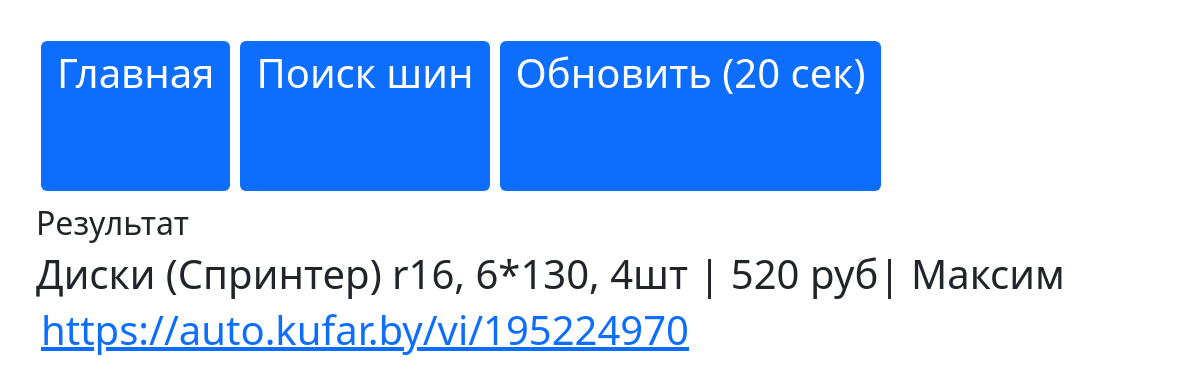
The page /cards/action/105182 on the database its author committed.
### cards/models.py (models this page shows, shortened)
class Shine(models.Model):
    company = models.CharField(max_length=30, blank=True)
    href = models.TextField(max_length=60, blank=True)
    number = models.CharField(max_length=20, null=True)
    shirina = models.CharField(max_length=10, blank=True)
    visota = models.CharField(max_length=10, blank=True)
    diametr = models.CharField(max_length=10, blank=True)
    diametr_d = models.CharField(max_length=10, blank=True)
    price = models.CharField(max_length=10, blank=True)
    short_note = models.CharField(max_length=50, blank=True, null=True)

### cards/views.py (the view)
# urls.py: path('action/<int:pk>', del_card, name="action"),
def del_card(request, pk):
    a = Shine.objects.get(pk=pk)
    if request.method == "GET":
        return render(request, 'cards/action.html', {"a": a})

### cards/templates/cards/action.html (shortened to what this page needs)
{% extends 'cards/base.html' %}
{% block content %}
<h2>Результат</h2>
{% if a %}
    <h1>{{ a.short_note }} | {{ a.price }} руб| {{ a.company }}</h1>
    <h1><a href="{{ a.href }}">{{ a.href }}</a> </h1>
{% endif %}
{% endblock %}

### cards/static/cards/CSS/main.css (style rules this page uses)
body { padding: 3%; }
a { height: 150px; margin: 5px; }
h1 { font-size: 40px; }

### rows shown on the page
Shine: short_note "Диски (Спринтер) r16, 6*130, 4шт", price "520", company "Максим", href "https://auto.kufar.by/vi/195224970"
